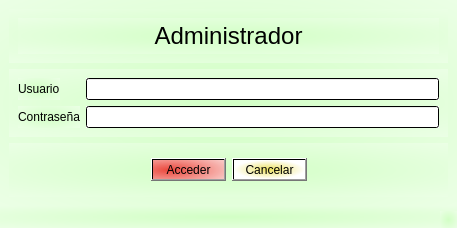
<?xml version="1.0" encoding="UTF-8"?>
<ui version="4.0">
 <class>Administrador</class>
 <widget class="QMainWindow" name="Administrador">
  <property name="geometry">
   <rect>
    <x>0</x>
    <y>0</y>
    <width>457</width>
    <height>228</height>
   </rect>
  </property>
  <property name="windowTitle">
   <string>MainWindow</string>
  </property>
  <property name="styleSheet">
   <string notr="true">background-color: qradialgradient(spread:pad, cx:0.5, cy:0.5, radius:1.271, fx:0.5, fy:0.5, stop:0 rgba(210, 255, 197, 255), stop:1 rgba(255, 255, 255, 255));</string>
  </property>
  <widget class="QWidget" name="centralwidget">
   <layout class="QVBoxLayout" name="verticalLayout">
    <item>
     <widget class="QWidget" name="widget_3" native="true">
      <layout class="QVBoxLayout" name="verticalLayout_2">
       <item>
        <widget class="QLabel" name="label_3">
         <property name="text">
          <string>&lt;html&gt;&lt;head/&gt;&lt;body&gt;&lt;p align=&quot;center&quot;&gt;&lt;span style=&quot; font-size:18pt;&quot;&gt;Administrador&lt;/span&gt;&lt;/p&gt;&lt;/body&gt;&lt;/html&gt;</string>
         </property>
        </widget>
       </item>
      </layout>
     </widget>
    </item>
    <item>
     <widget class="QWidget" name="widget" native="true">
      <layout class="QFormLayout" name="formLayout">
       <item row="0" column="0">
        <widget class="QLabel" name="label">
         <property name="text">
          <string>Usuario</string>
         </property>
        </widget>
       </item>
       <item row="0" column="1">
        <widget class="QLineEdit" name="inUsuario">
         <property name="styleSheet">
          <string notr="true">background-color: qradialgradient(spread:pad, cx:0.5, cy:0.5, radius:0.5, fx:0.5, fy:0.5, stop:0 rgba(255, 255, 255, 255), stop:1 rgba(255, 255, 255, 255));</string>
         </property>
        </widget>
       </item>
       <item row="1" column="0">
        <widget class="QLabel" name="label_2">
         <property name="text">
          <string>Contraseña</string>
         </property>
        </widget>
       </item>
       <item row="1" column="1">
        <widget class="QLineEdit" name="inContrasena">
         <property name="styleSheet">
          <string notr="true">background-color: qradialgradient(spread:pad, cx:0.5, cy:0.5, radius:0.5, fx:0.5, fy:0.5, stop:0 rgba(255, 255, 255, 255), stop:1 rgba(255, 255, 255, 255));</string>
         </property>
        </widget>
       </item>
      </layout>
     </widget>
    </item>
    <item>
     <widget class="QWidget" name="widget_2" native="true">
      <layout class="QHBoxLayout" name="horizontalLayout">
       <item>
        <spacer name="horizontalSpacer">
         <property name="orientation">
          <enum>Qt::Horizontal</enum>
         </property>
         <property name="sizeHint" stdset="0">
          <size>
           <width>40</width>
           <height>20</height>
          </size>
         </property>
        </spacer>
       </item>
       <item>
        <widget class="QPushButton" name="cmdAcceder">
         <property name="styleSheet">
          <string notr="true">background-color: qradialgradient(spread:reflect, cx:0.239, cy:0.528273, radius:1.271, fx:0.233, fy:0.522727, stop:0 rgba(236, 61, 52, 241), stop:1 rgba(255, 255, 255, 255));</string>
         </property>
         <property name="text">
          <string>Acceder</string>
         </property>
        </widget>
       </item>
       <item>
        <widget class="QPushButton" name="cmdCancelar">
         <property name="styleSheet">
          <string notr="true">background-color: qradialgradient(spread:pad, cx:0.5, cy:0.5, radius:0.5, fx:0.5, fy:0.5, stop:0 rgba(236, 225, 94, 255), stop:1 rgba(255, 255, 255, 255));</string>
         </property>
         <property name="text">
          <string>Cancelar</string>
         </property>
        </widget>
       </item>
       <item>
        <spacer name="horizontalSpacer_2">
         <property name="orientation">
          <enum>Qt::Horizontal</enum>
         </property>
         <property name="sizeHint" stdset="0">
          <size>
           <width>40</width>
           <height>20</height>
          </size>
         </property>
        </spacer>
       </item>
      </layout>
     </widget>
    </item>
   </layout>
  </widget>
  <widget class="QMenuBar" name="menubar">
   <property name="geometry">
    <rect>
     <x>0</x>
     <y>0</y>
     <width>457</width>
     <height>22</height>
    </rect>
   </property>
  </widget>
  <widget class="QStatusBar" name="statusbar"/>
 </widget>
 <resources/>
 <connections/>
</ui>
